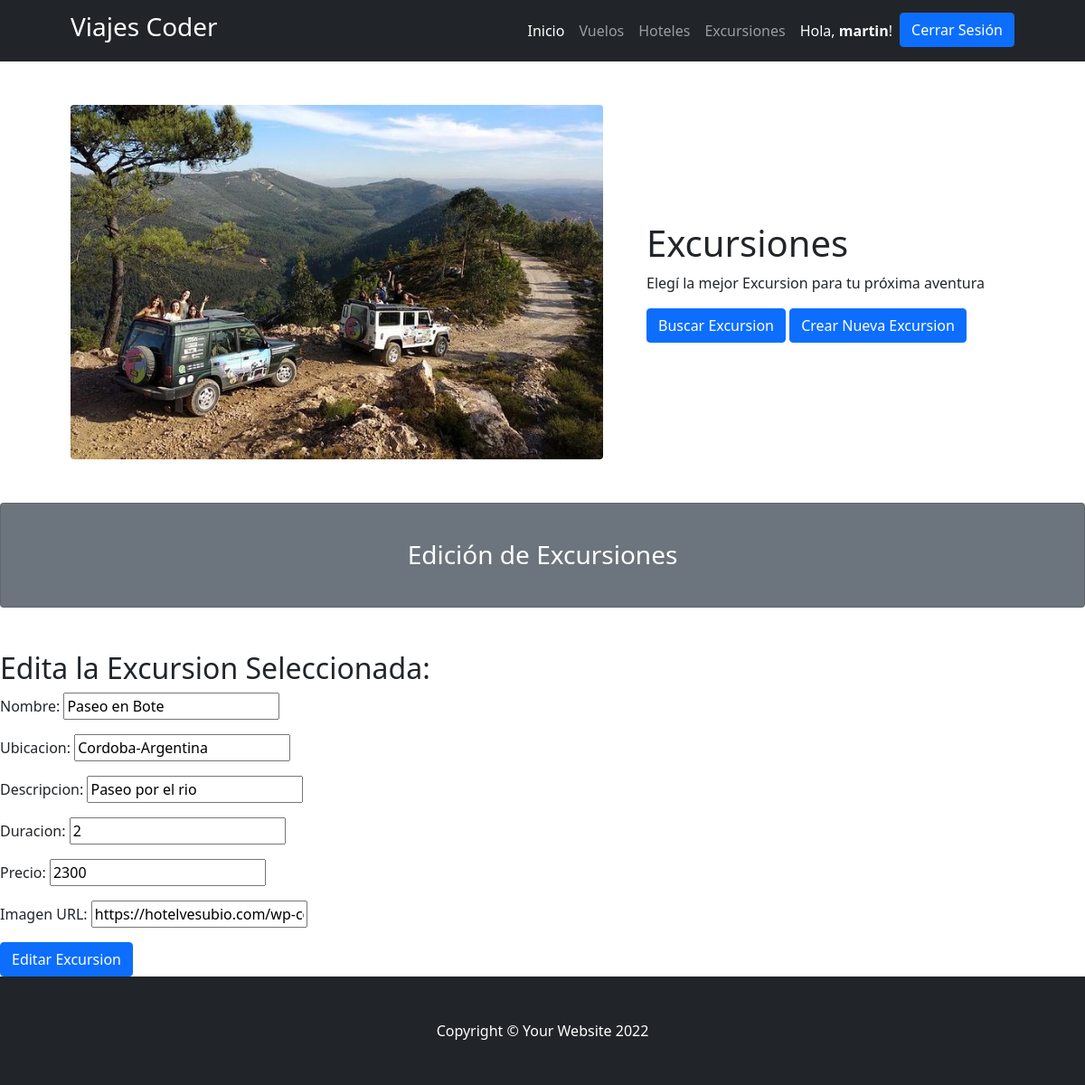
Before: /editar_excursion/3 (signed in) with the older database file.
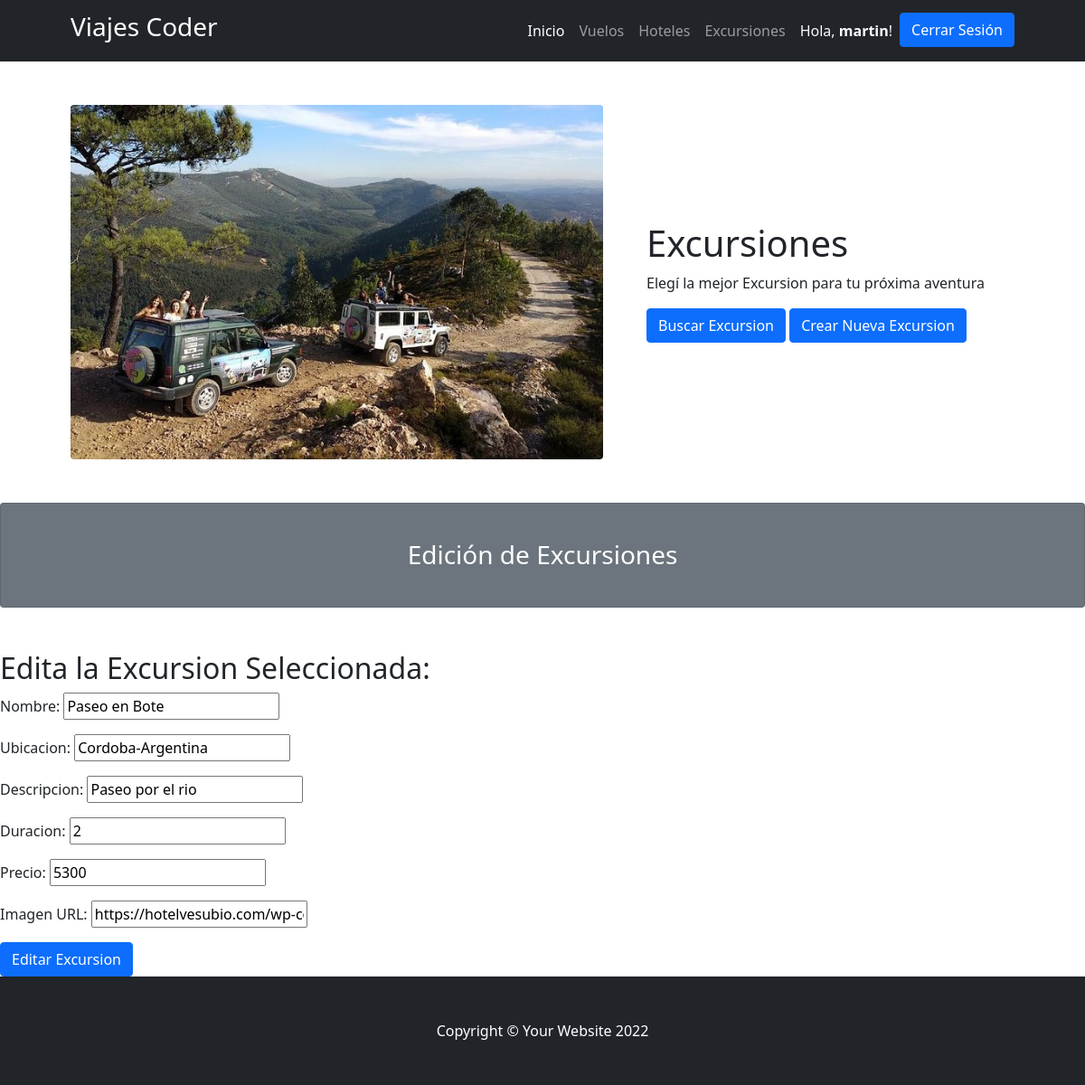
After: the same page with the newer database file.
### ProyectoViajesApp/models.py (models this page shows)
class Excursion(models.Model):
    nombre = models.CharField(max_length=30)
    ubicacion = models.CharField(max_length=60)
    descripcion = models.CharField(max_length=150)
    duracion = models.IntegerField()
    precio = models.DecimalField(max_digits=8,decimal_places=0)
    imagen = models.URLField(blank=True,null=True)
    class Meta:
        verbose_name_plural = "Excursiones"

### ProyectoViajesApp/views.py (the view, shortened to what this page needs)
# urls.py: path('editar_excursion/<excursion_id>', editar_excursion, name="editar_excursion"),
@login_required
def editar_excursion(request,excursion_id):
    excursion = Excursion.objects.get(id=excursion_id)
    formulario = NuevoExcursion(initial={"nombre":excursion.nombre, "ubicacion":excursion.ubicacion, "descripcion": excursion.descripcion,"duracion":excursion.duracion, "precio":excursion.precio, "imagen": excursion.imagen})
    return render(request,"ProyectoViajesApp/editar_excursion.html",{"form":formulario})

### ProyectoViajesApp/forms.py
class NuevoExcursion(forms.Form):
    nombre = forms.CharField(max_length=30,label = "Nombre:")
    ubicacion = forms.CharField(max_length=60,label = "Ubicacion:")
    descripcion = forms.CharField(max_length=150,label = "Descripcion:")
    duracion = forms.IntegerField(label = "Duracion:")
    precio = forms.DecimalField(label = "Precio:")
    imagen = forms.URLField(label="Imagen URL:")

### ProyectoViajesApp/templates/ProyectoViajesApp/editar_excursion.html (shortened to what this page needs)
{% extends 'ProyectoViajesApp/base.html' %}
{%load static%}
{% block ImagenPortada %}
    <div class="col-lg-7"><img class="img-fluid rounded mb-4 mb-lg-0" src="{% static 'imagenes/excursiones.jpg'%}" alt="..." /></div>
{% endblock %}
{% block TipoDePagina %}Excursiones{% endblock %}
{% block SloganPagina %}Elegí la mejor Excursion para tu próxima aventura{% endblock %}
{% block DeBusqueda %}
<a class="btn btn-primary" href="{%url 'buscar_nombre_excursion'  %}">Buscar Excursion</a>
<a class="btn btn-primary" href="{%url 'crear_excursion'  %}">Crear Nueva Excursion</a>
{% endblock %}</a>
{%block SeparadorPagina %}Edición de Excursiones{% endblock %}
{%block ContenidoPagina%}
<h2>Edita la Excursion Seleccionada:</h2>
<form action="" method = "post">
    {{form.as_p}}
    <input class="btn btn-primary"  type="Submit" value = "Editar Excursion">
</form>
{%endblock%}

Changed rows visible on the page:
changed Excursion "Paseo en Bote": precio "2300" → "5300"
